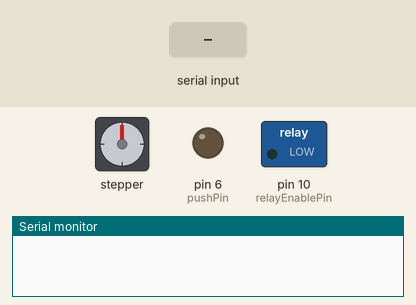
This sketch was run on a simulated Arduino Uno, built with avr-gcc and run on an emulated ATmega328P. On the bench: stepper motor, switched loads named in the sketch (green lamp = pin HIGH), output pins drawn as LEDs (lit = HIGH), the last lines printed to the serial monitor. Wiring (inferred from the names in the program): stepper motor driver (200 steps per turn assumed): step pin 5; direction A1. The inputs (shaded band) are chosen by the test bench. Pins used as bus, display or sensor lines are not drawn.

Above: at 1.2 s.
1.3 s: "4" received over Serial
At 2.5 s:
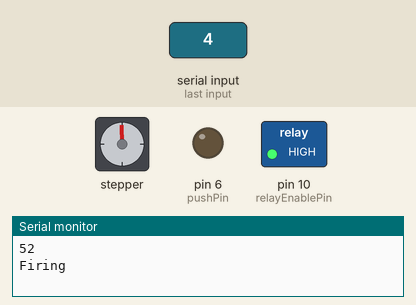
2.8 s: "5" received over Serial
At 3.7 s:
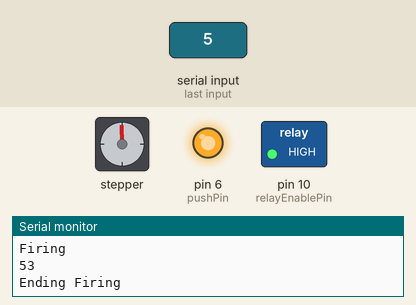
4.3 s: "2" received over Serial
5.8 s: "4" received over Serial
At 7.2 s:
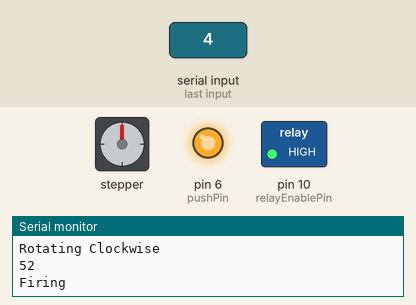
Timing chart, 0 to 8.3 s (numbered marks = the images above; inputs shaded):
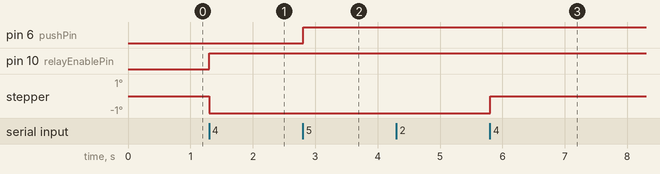

The sketch:

gun_arduino_code.ino
```cpp
//Main Code

// Define stepper motor connections and steps per revolution:
#define dirPin A1
#define stepPin A3
#define stepperEnablePin A5
#define stepsPerRevolution 200
#define stepInterval 10000
#define pushPin 6
#define pullPin 5
#define relayEnablePin 10
int data;

void setup() {
  // Declare pins as output:
  digitalWrite(13, LOW);
  pinMode(stepPin, OUTPUT);
  pinMode(dirPin, OUTPUT);
  Serial.begin(9600); // open the serial port at 9600 bps:
  pinMode(stepperEnablePin, OUTPUT);
  pinMode(relayEnablePin, OUTPUT);
  pinMode(pushPin, OUTPUT);
  pinMode(pullPin, OUTPUT);
  digitalWrite(stepperEnablePin, HIGH);
  digitalWrite(relayEnablePin, LOW);
  digitalWrite(pushPin, LOW);
  digitalWrite(pullPin, LOW);
}

void loop() {
  digitalWrite(stepperEnablePin, LOW);
  //Serial.println("Test");
  while(Serial.available()){
    data = Serial.read();
    Serial.println(data);
    Serial.flush();
  }
  // if (data == "1") do nothing
  if (data == 50){ //turn clockwise
    data = 0;
    Serial.println("Rotating Clockwise");
    digitalWrite(dirPin, HIGH);
    for (int i = 0; i < stepsPerRevolution/20; i++) {
      // These four lines result in 1 step:
      digitalWrite(stepPin, HIGH);
      delayMicroseconds(stepInterval);
      digitalWrite(stepPin, LOW);
      delayMicroseconds(stepInterval);
    }
  }
  else if (data == 51){ //turn anticlockwise
    data = 0;
    Serial.println("Rotating Anticlockwise");
    digitalWrite(dirPin, LOW);
    for (int i = 0; i < stepsPerRevolution/20; i++) {
      // These four lines result in 1 step:
      digitalWrite(stepPin, HIGH);
      delayMicroseconds(stepInterval);
      digitalWrite(stepPin, LOW);
      delayMicroseconds(stepInterval);
    }
  }
  else if (data == 52){ //pull trigger
    data = 0;
    Serial.println("Firing");
    digitalWrite(relayEnablePin, HIGH);
    digitalWrite(pullPin, HIGH);
  }
  else if (data == 53){ //unpull trigger
    data = 0;
    Serial.println("Ending Firing");
    digitalWrite(relayEnablePin, HIGH);
    digitalWrite(pullPin, LOW);
    digitalWrite(pushPin, HIGH);
  }
}


//Test Mechanics
/*
// Define stepper motor connections and steps per revolution:
#define dirPin A1
#define stepPin A3
#define stepperEnablePin A5
#define stepsPerRevolution 200
#define stepInterval 10000
#define pushPin 6
#define pullPin 5
#define relayEnablePin 10
int data;

void setup() {
  // Declare pins as output:
  digitalWrite(13, LOW);
  pinMode(stepPin, OUTPUT);
  pinMode(dirPin, OUTPUT);
  Serial.begin(9600); // open the serial port at 9600 bps:
  pinMode(stepperEnablePin, OUTPUT);
  pinMode(relayEnablePin, OUTPUT);
  pinMode(pushPin, OUTPUT);
  pinMode(pullPin, OUTPUT);
  digitalWrite(stepperEnablePin, HIGH);
  digitalWrite(relayEnablePin, LOW);
  digitalWrite(pushPin, LOW);
  digitalWrite(pullPin, LOW);
}

void loop() {
  delay(5000);
  digitalWrite(stepperEnablePin, LOW);
  //Serial.println("Test");
  // if (data == "1") do nothing
   //turn clockwise
  Serial.println("Rotating Clockwise");
  digitalWrite(dirPin, HIGH);
  for (int i = 0; i < stepsPerRevolution/3; i++) {
    // These four lines result in 1 step:
    digitalWrite(stepPin, HIGH);
    delayMicroseconds(stepInterval);
    digitalWrite(stepPin, LOW);
    delayMicroseconds(stepInterval);
  }
  //turn anticlockwise
  Serial.println("Rotating Anticlockwise");
  digitalWrite(dirPin, LOW);
  for (int i = 0; i < stepsPerRevolution/3; i++) {
    // These four lines result in 1 step:
    digitalWrite(stepPin, HIGH);
    delayMicroseconds(stepInterval);
    digitalWrite(stepPin, LOW);
    delayMicroseconds(stepInterval);
  }
     //turn clockwise
  Serial.println("Rotating Clockwise");
  digitalWrite(dirPin, HIGH);
  for (int i = 0; i < stepsPerRevolution/20; i++) {
    // These four lines result in 1 step:
    digitalWrite(stepPin, HIGH);
    delayMicroseconds(stepInterval);
    digitalWrite(stepPin, LOW);
    delayMicroseconds(stepInterval);
  }
  //turn anticlockwise
  Serial.println("Rotating Anticlockwise");
  digitalWrite(dirPin, LOW);
  for (int i = 0; i < stepsPerRevolution/20; i++) {
    // These four lines result in 1 step:
    digitalWrite(stepPin, HIGH);
    delayMicroseconds(stepInterval);
    digitalWrite(stepPin, LOW);
    delayMicroseconds(stepInterval);
  }
  //pull trigger
  Serial.println("Firing");
  digitalWrite(relayEnablePin, HIGH);
  digitalWrite(pullPin, HIGH);
  delay(1000);
  Serial.println("Rotating Anticlockwise");
  digitalWrite(dirPin, LOW);
  for (int i = 0; i < stepsPerRevolution/4; i++) {
    // These four lines result in 1 step:
    digitalWrite(stepPin, HIGH);
    delayMicroseconds(stepInterval);
    digitalWrite(stepPin, LOW);
    delayMicroseconds(stepInterval);
  }
  digitalWrite(dirPin, HIGH);
  for (int i = 0; i < stepsPerRevolution/4; i++) {
    // These four lines result in 1 step:
    digitalWrite(stepPin, HIGH);
    delayMicroseconds(stepInterval);
    digitalWrite(stepPin, LOW);
    delayMicroseconds(stepInterval);
  }
  delay(5000);
  //unpull trigger
  Serial.println("Ending Firing");
  digitalWrite(relayEnablePin, HIGH);
  digitalWrite(pullPin, LOW);
  digitalWrite(pushPin, HIGH);
}
*/


// serial test
/*
int data;

void setup() {
  Serial.begin(9600); // open the serial port at 9600 bps:
}

void loop() {
  while(Serial.available()){
    data = Serial.read();
    Serial.println(data);
  }
}
*/
```

Measured:
- after the input at 2.8 s, pin 6 (pushPin): LOW → HIGH at once
